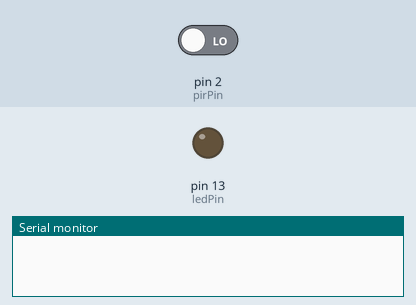
This sketch was run on a simulated Arduino Uno, built with avr-gcc and run on an emulated ATmega328P. Shown: output pins drawn as LEDs (lit = HIGH), the last lines printed to the serial monitor. The test bench sets the inputs (shaded band); at power-on: pin 2 (pirPin) LOW.

Above: at 2.8 s.
2.9 s: pin 2 (pirPin) driven HIGH
At 3.4 s:
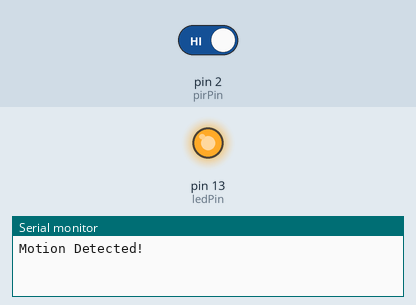
4.5 s: pin 2 (pirPin) driven LOW
At 6.1 s:
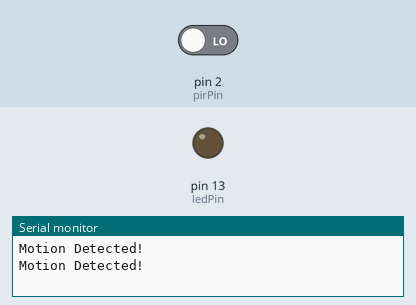
Timing chart, 0 to 7.6 s (numbered marks = the images above; inputs shaded):
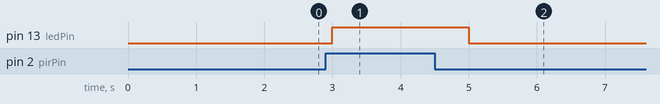

Measured:
- after the input at 2.9 s, pin 13 (ledPin): LOW → HIGH after 0.10 s
- after the input at 4.5 s, pin 13 (ledPin): HIGH → LOW after 0.50 s

The sketch:

smart.ino
```cpp
const int pirPin = 2; // PIR sensor pin
const int ledPin = 13; // LED for indication

void setup() {
  pinMode(pirPin, INPUT);
  pinMode(ledPin, OUTPUT);
  Serial.begin(9600);
}

void loop() {
  int sensorValue = digitalRead(pirPin);
  if (sensorValue == HIGH) {
    digitalWrite(ledPin, HIGH);
    Serial.println("Motion Detected!");
    // Code to send alert
  } else {
    digitalWrite(ledPin, LOW);
  }
  delay(1000);
}
```
